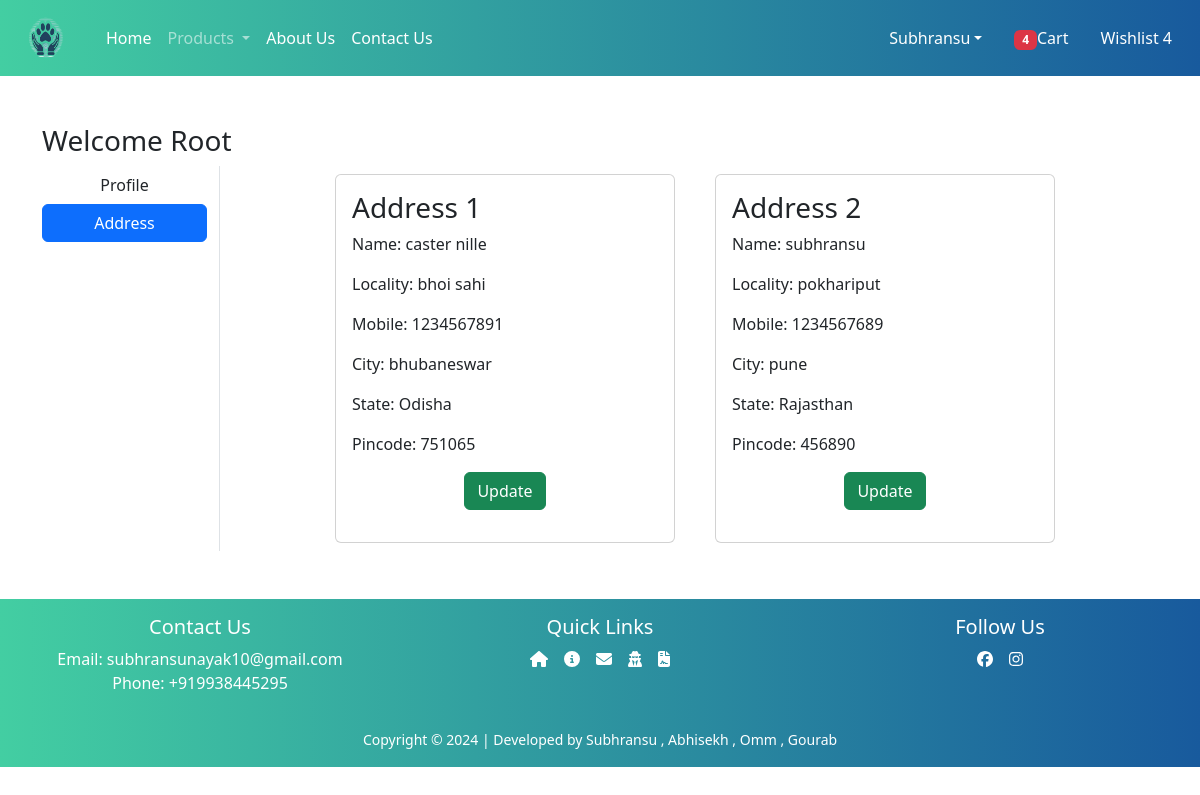
The page /address/ (signed in) on the database its author committed.
### app/models.py (models this page shows, shortened)
class Customer (models.Model):
    user= models.ForeignKey(User, on_delete=models.CASCADE)
    name=models.CharField(max_length=200)
    locality=models.CharField(max_length=200)
    city=models.CharField(max_length=50)
    mobile=models.IntegerField(default=0)
    zipcode=models.IntegerField()
    state= models.CharField(choices=STATE_CHOICES,max_length=100)

### app/views.py (the view)
# urls.py: path('address/',views.address,name='address'),
def address(request):
    add=Customer.objects.filter(user=request.user)
    totalitem=0
    if request.user.is_authenticated:
        totalitem=len(Cart.objects.filter(user=request.user))
    return render (request, 'app/address.html',locals())

### app/templates/app/address.html (shortened to what this page needs)
{% extends "app/base.html" %}
{% load static %}
{% block main-content %}
<div class="container my-5">
    <div class="row">
     <h3>Welcome <span class="text-capitalize">{{request.user}}</span></h3>
       <div class="col-sm-2 border-end">
           <ul class="list-unstyled">
           <li class="d-grid"><a href="{% url 'profile' %}" class="btn ">Profile</a></li>
           <li class="d-grid"><a href="{% url 'address' %}" class="btn btn-primary">Address</a></li>
           </ul>
       </div>
       <div class="col-sm-8 offset-sm-1">
            <div class="row">
                {% for ad in add %}
                    <div class="col-sm-6">
                        <div class="card m-2">
                            <div class="card-body">
                                <h3>Address {{forloop.counter}}</h3>
                                <p>Name: {{ad.name}}</p>
                                <p>Locality: {{ad.locality}}</p>
                                <p>Mobile: {{ad.mobile}}</p>
                                <p>City: {{ad.city}}</p>
                                <p>State: {{ad.state}}</p>
                                <p>Pincode: {{ad.zipcode}}</p>
                                <p class="text-center"><a href="{% url 'updateAddress' pk=ad.id %}" type="button" class="btn btn-success">Update</a></p>
                            </div>
                        </div>
                    </div>
                {% endfor %}
            </div>
       </div>
    </div>
</div>
{% endblock main-content %}

### rows shown on the page
Customer: name "caster nille", locality "bhoi sahi", mobile "1234567891", city "bhubaneswar", state "Odisha", zipcode "751065"
Customer: name "subhransu", locality "pokhariput", mobile "1234567689", city "pune", state "Rajasthan", zipcode "456890"

### other values the page prints
{{ totalitem }} "4"
{{ request.user }} "Root"
